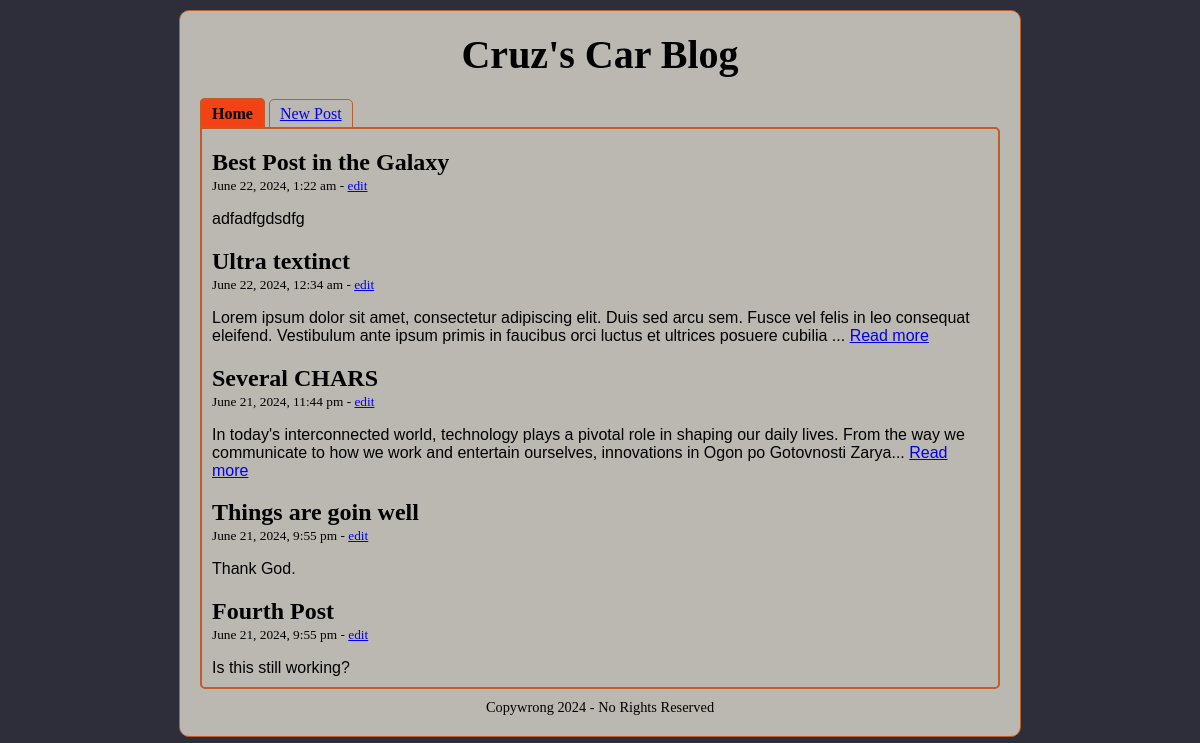
The page / on the database its author committed.
### tables this page shows
CREATE TABLE `post` (
  `id` int(255) NOT NULL,
  `title` varchar(500) NOT NULL,
  `content` varchar(5000) NOT NULL,
  `timestamp` timestamp NOT NULL DEFAULT current_timestamp()
);

### index.php (the view, shortened to what this page needs)
<?php
require('connect.php');
$query = "SELECT id, title, timestamp, content FROM post ORDER BY timestamp DESC LIMIT 5";
$statement = $db->prepare($query);
$statement->execute();
$posts = $statement->fetchAll(PDO::FETCH_ASSOC);
?>
<!DOCTYPE html>
<html lang="en">
<head>
    <link rel="stylesheet" href="css/main.css">
</head>
<body>
    <div id="wrapper">
        <div id="header">
            <h1><a href="index.php">Cruz's Car Blog</a></h1>
        </div>
        <ul id="menu">
            <li><a href="index.php" class="active">Home</a></li>
            <li><a href="post.php">New Post</a></li>
        </ul>
        <div id="all_blogs">
            <?php foreach ($posts as $post) : ?>
                <div class="blog_post">
                    <h2><a href="show.php?id=<?= htmlspecialchars($post['id']) ?>"><?= htmlspecialchars($post['title']) ?></a></h2>
                    <p>
                        <small>
                            <?= date('F j, Y, g:i a', strtotime($post['timestamp'])) ?> -
                            <a href="edit.php?id=<?= htmlspecialchars($post['id']) ?>">edit</a>
                        </small>
                    </p>
                    <div class="blog_content">
                        <?php
                        $content = htmlspecialchars_decode($post['content']);
                        echo nl2br(substr($content, 0, 200));
                        if (strlen($content) > 200) {
                            echo '... <a href="show.php?id=' . htmlspecialchars($post['id']) . '">Read more</a>';
                        }
                        ?>
                    </div>
                </div>
            <?php endforeach; ?>
        </div>
        <div id="footer">
            Copywrong 2024 - No Rights Reserved
        </div>
    </div>
</body>
</html>

### css/main.css (style rules this page uses)
:root { --main-background-color: #2e2e3a; --wrapper-background-color: #bbb8b2; --text-color: #000; --border-color: #bc5d2e; --active-background-color: #f34213; --hover-background-color: #de9151; }
body { text-align: center; background: var(--main-background-color); color: var(--text-color); }
#wrapper { width: 800px; margin: 10px auto; text-align: left; border: 1px solid var(--border-color); padding: 20px; background: var(--wrapper-background-color); border-radius: 10px; }
ul#menu li:first-child a, ul#menu li:last-child a { border-top-left-radius: 5px; border-top-right-radius: 5px; }
div#header { text-align: center; }
div.blog_post h2 a, div#header h1 a { text-decoration: none; color: var(--text-color); }
div#header h1 { margin-top: 0; font-size: 2.5em; font-family: Cambria, times, serif; }
div.blog_post h2 { margin-bottom: 0; }
div.blog_post p { margin-top: 0; }
ul#menu li { display: inline; }
ul#menu li a { border: 1px solid var(--border-color); padding: 5px 10px; }
ul#menu { padding-left: 0; list-style: none; margin-bottom: 4px; }
ul#menu li a.active { border: 2px solid var(--border-color); background: var(--active-background-color); color: var(--text-color); text-decoration: none; font-weight: 700; }
div#all_blogs { border: 2px solid var(--border-color); padding: 0 10px 10px; border-top-right-radius: 5px; border-bottom-left-radius: 5px; border-bottom-right-radius: 5px; }
h1, h2 { font-family: Cambria, times, serif; }
div.blog_content { font-family: Calibri, sans-serif; }
div#footer { text-align: center; margin-top: 10px; font-size: 90%; }

### rows shown on the page
post: title "Best Post in the Galaxy", timestamp "June 22, 2024, 1:22 am", content "adfadfgdsdfg"
post: title "Ultra textinct", timestamp "June 22, 2024, 12:34 am", content "Lorem ipsum dolor sit amet, consectetur adipiscing elit. Duis sed arcu sem. Fusce vel felis in leo consequat eleifend. Vestibulum ante ipsum primis in faucibus orci luctus et ultrices posuere cubilia"
post: title "Several CHARS", timestamp "June 21, 2024, 11:44 pm", content "In today's interconnected world, technology plays a pivotal role in shaping our daily lives. From the way we communicate to how we work and entertain ourselves, innovations in Ogon po Gotovnosti Zarya"
post: title "Things are goin well", timestamp "June 21, 2024, 9:55 pm", content "Thank God."
post: title "Fourth Post", timestamp "June 21, 2024, 9:55 pm", content "Is this still working?"
